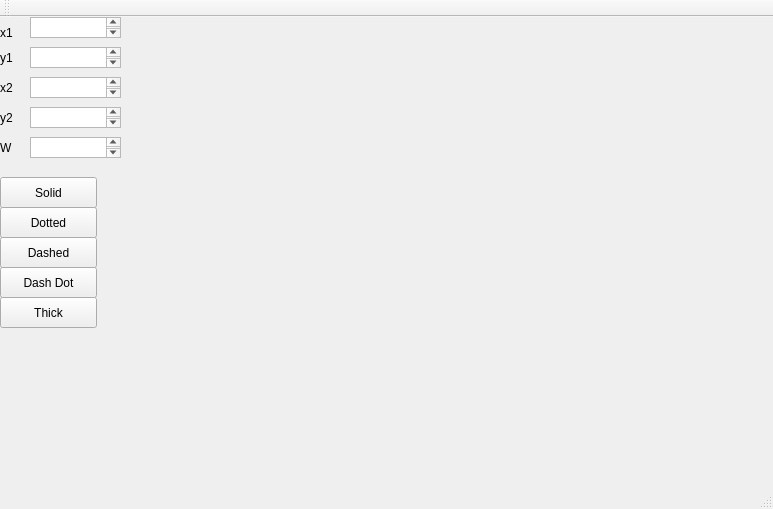
<?xml version="1.0" encoding="UTF-8"?>
<ui version="4.0">
 <class>MainWindow</class>
 <widget class="QMainWindow" name="MainWindow">
  <property name="geometry">
   <rect>
    <x>0</x>
    <y>0</y>
    <width>773</width>
    <height>509</height>
   </rect>
  </property>
  <property name="windowTitle">
   <string>MainWindow</string>
  </property>
  <widget class="QWidget" name="centralWidget">
   <widget class="QLabel" name="label">
    <property name="geometry">
     <rect>
      <x>0</x>
      <y>0</y>
      <width>31</width>
      <height>31</height>
     </rect>
    </property>
    <property name="text">
     <string>x1</string>
    </property>
   </widget>
   <widget class="QLabel" name="label_2">
    <property name="geometry">
     <rect>
      <x>0</x>
      <y>30</y>
      <width>21</width>
      <height>21</height>
     </rect>
    </property>
    <property name="text">
     <string>y1</string>
    </property>
   </widget>
   <widget class="QLabel" name="label_3">
    <property name="geometry">
     <rect>
      <x>0</x>
      <y>60</y>
      <width>21</width>
      <height>21</height>
     </rect>
    </property>
    <property name="text">
     <string>x2</string>
    </property>
   </widget>
   <widget class="QLabel" name="label_4">
    <property name="geometry">
     <rect>
      <x>0</x>
      <y>90</y>
      <width>21</width>
      <height>21</height>
     </rect>
    </property>
    <property name="text">
     <string>y2</string>
    </property>
   </widget>
   <widget class="QTextEdit" name="textEdit">
    <property name="geometry">
     <rect>
      <x>30</x>
      <y>0</y>
      <width>91</width>
      <height>21</height>
     </rect>
    </property>
   </widget>
   <widget class="QTextEdit" name="textEdit_2">
    <property name="geometry">
     <rect>
      <x>30</x>
      <y>30</y>
      <width>91</width>
      <height>21</height>
     </rect>
    </property>
   </widget>
   <widget class="QTextEdit" name="textEdit_3">
    <property name="geometry">
     <rect>
      <x>30</x>
      <y>60</y>
      <width>91</width>
      <height>21</height>
     </rect>
    </property>
   </widget>
   <widget class="QTextEdit" name="textEdit_4">
    <property name="geometry">
     <rect>
      <x>30</x>
      <y>90</y>
      <width>91</width>
      <height>21</height>
     </rect>
    </property>
   </widget>
   <widget class="QPushButton" name="pushButton">
    <property name="geometry">
     <rect>
      <x>0</x>
      <y>160</y>
      <width>97</width>
      <height>31</height>
     </rect>
    </property>
    <property name="text">
     <string>Solid</string>
    </property>
   </widget>
   <widget class="QTextEdit" name="textEdit_5">
    <property name="geometry">
     <rect>
      <x>30</x>
      <y>120</y>
      <width>91</width>
      <height>21</height>
     </rect>
    </property>
   </widget>
   <widget class="QLabel" name="label_5">
    <property name="geometry">
     <rect>
      <x>0</x>
      <y>120</y>
      <width>31</width>
      <height>21</height>
     </rect>
    </property>
    <property name="text">
     <string>W</string>
    </property>
   </widget>
   <widget class="QPushButton" name="pushButton_2">
    <property name="geometry">
     <rect>
      <x>0</x>
      <y>190</y>
      <width>97</width>
      <height>31</height>
     </rect>
    </property>
    <property name="text">
     <string>Dotted</string>
    </property>
   </widget>
   <widget class="QPushButton" name="pushButton_3">
    <property name="geometry">
     <rect>
      <x>0</x>
      <y>250</y>
      <width>97</width>
      <height>31</height>
     </rect>
    </property>
    <property name="text">
     <string>Dash Dot</string>
    </property>
   </widget>
   <widget class="QPushButton" name="pushButton_4">
    <property name="geometry">
     <rect>
      <x>0</x>
      <y>220</y>
      <width>97</width>
      <height>31</height>
     </rect>
    </property>
    <property name="text">
     <string>Dashed</string>
    </property>
   </widget>
   <widget class="QPushButton" name="pushButton_5">
    <property name="geometry">
     <rect>
      <x>0</x>
      <y>280</y>
      <width>97</width>
      <height>31</height>
     </rect>
    </property>
    <property name="text">
     <string>Thick</string>
    </property>
   </widget>
   <widget class="QLabel" name="label_6">
    <property name="geometry">
     <rect>
      <x>140</x>
      <y>0</y>
      <width>561</width>
      <height>401</height>
     </rect>
    </property>
    <property name="text">
     <string/>
    </property>
   </widget>
  </widget>
  <widget class="QMenuBar" name="menuBar">
   <property name="geometry">
    <rect>
     <x>0</x>
     <y>0</y>
     <width>773</width>
     <height>27</height>
    </rect>
   </property>
  </widget>
  <widget class="QToolBar" name="mainToolBar">
   <attribute name="toolBarArea">
    <enum>TopToolBarArea</enum>
   </attribute>
   <attribute name="toolBarBreak">
    <bool>false</bool>
   </attribute>
  </widget>
  <widget class="QStatusBar" name="statusBar"/>
 </widget>
 <layoutdefault spacing="6" margin="11"/>
 <resources/>
 <connections/>
</ui>
